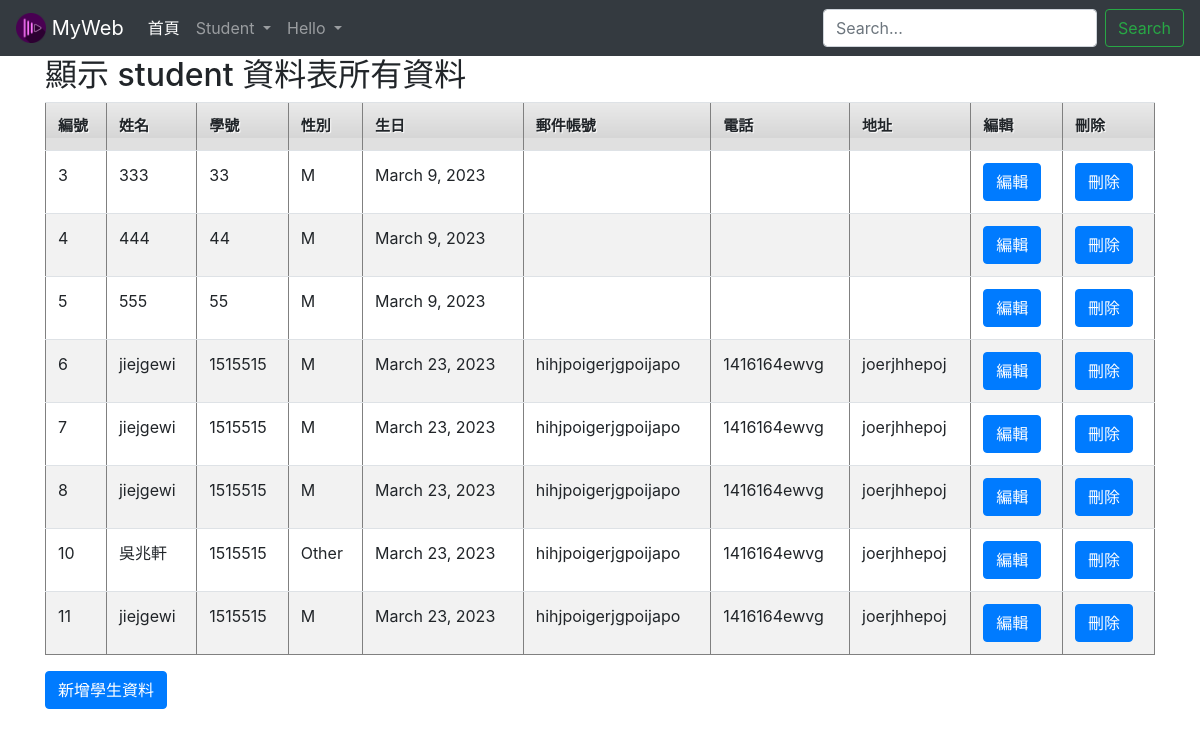
Page /listall/ on the earlier database version.
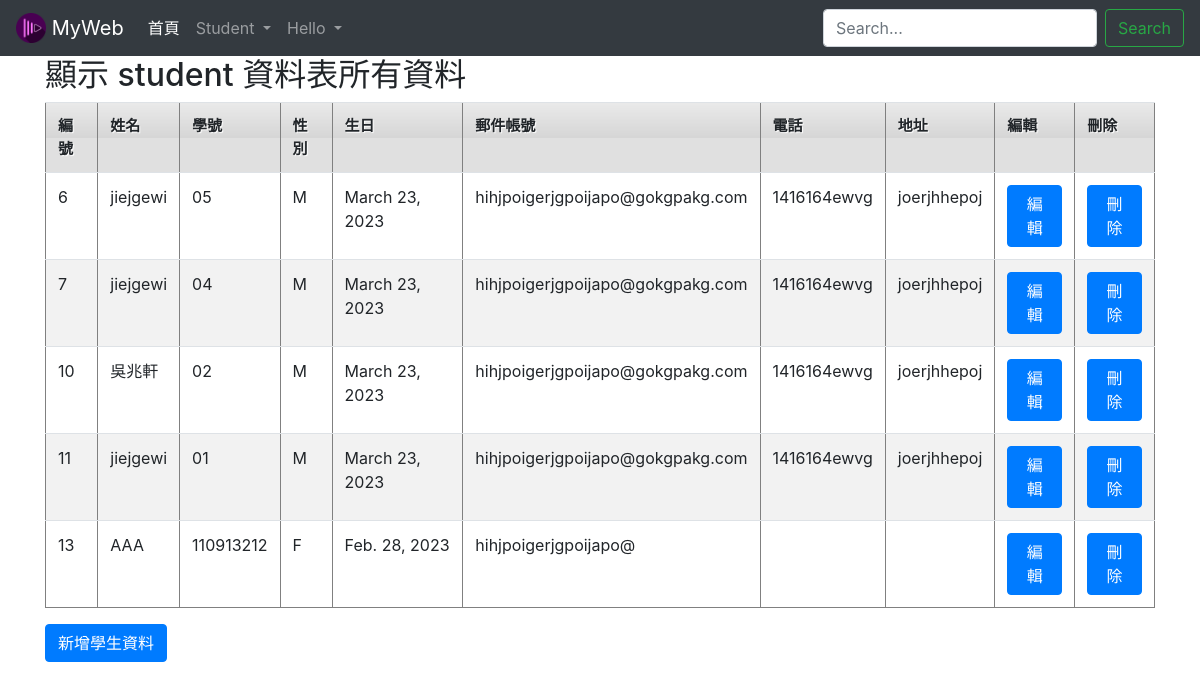
Same page on the later database version.
### students/models.py (models this page shows, shortened)
class student(models.Model):
    stuName= models.CharField(max_length=50,null=False)
    stuID = models.CharField(max_length=10,null=False)
    stuSex=models.CharField(max_length=2,default="M",null=False)
    stuBirth=models.DateField(null=False)
    stuEmail=models.EmailField(max_length=100,blank=True,default="")
    stuPhone=models.CharField(max_length=20,blank=True,default="")
    stuAddress=models.CharField(max_length=255,blank=True,default="")

### students/views.py (the view)
# urls.py: path('listall/', listall),
def listall(request):
    allStudents = student.objects.all().order_by('id')  #讀取資料表, 依 id 遞增排序
    return render(request, "student/listall.html", locals())

### templates/student/listall.html (shortened to what this page needs)
{% extends "base.html" %}
{% block content %}
		<h2>顯示 student 資料表所有資料</h2>
		<table border="1" cellpadding="0" cellspacing="0" class="table table-striped">
			<th>編號</th><th>姓名</th><th>學號</th><th>性別</th><th>生日</th>
			<th>郵件帳號</th><th>電話</th><th>地址</th><th>編輯</th><th>刪除</th>
			{% for student in allStudents %}
				<tr>
					<td>{{ student.id }} </td>
					<td>{{ student.stuName }} </td>
					<td>{{ student.stuID }} </td>
					<td>{{ student.stuSex}} </td>
					<td>{{ student.stuBirth }} </td>
					<td>{{ student.stuEmail }} </td>
					<td>{{ student.stuPhone}} </td>
					<td>{{ student.stuAddress }} </td>
					<td><button type="edit" class="btn btn-primary" name="button" id="button"  onclick="location.href='/edit/{{ student.stuID }}'">編輯</button> </td>
					<td><button type="delete" class="btn btn-primary" name="button" id="button"  onclick="location.href='/delete/{{ student.stuID }}'">刪除</button> </td>
				</tr>
			{% endfor %}
		</table>
		<button type="add" class="btn btn-primary" name="button" id="button"  onclick="location.href='/post1'">新增學生資料</button>
{% endblock %}

### templates/base.html (shortened to what this page needs)
<!DOCTYPE html>
<html lang="en">
<head>
  {% load static %}
    <link href="{% static 'css/style.css' %}" rel="stylesheet" type="text/css" />
    <link rel="stylesheet" href="https://cdn.jsdelivr.net/npm/bootstrap@4.6.2/dist/css/bootstrap.min.css">
</head>
<body>
 <nav class="navbar navbar-expand-lg  navbar-dark bg-dark">
  <a class="navbar-brand" href="/">
    <img src="/static/images/premiere.png" width="30" height="30" class="d-inline-block align-top" alt="">
    MyWeb
  </a>
  <div class="collapse navbar-collapse" id="navbarSupportedContent">
    <ul class="navbar-nav mr-auto">
      <li class="nav-item active">
        <a class="nav-link" href="/">首頁<span class="sr-only">(current)</span></a>
      </li>
      <li class="nav-item dropdown">
        <a class="nav-link dropdown-toggle" href="#" role="button" data-toggle="dropdown" aria-expanded="false">
          Student
        </a>
      </li>
      <li class="nav-item dropdown">
        <a class="nav-link dropdown-toggle" href="#" role="button" data-toggle="dropdown" aria-expanded="false">
          Hello
        </a>
      </li>
    </ul>
  </div>
  <form action="/flower/" method="get" class="form-inline mt-2 mt-md-0">
    <input id="q" name="q" value="{{ request.GET.q }}" class="form-control mr-sm-2" type="text" placeholder="Search..." aria-label="Search">
    <button class="btn btn-outline-success my-2 my-sm-0" type="submit">Search</button>
</form>
</nav>
<main role="main" class="container">
    <div id="content">
        {% block content %}{% endblock %}
    </div>
  </main>
</body>
</html>

### static/css/style.css (style rules this page uses)
html, body { height: 100%; }
body { height: 100%; font-family: Arial, Helvetica, sans-serif; font-size: 13px; margin: 0; padding: 0; background:#eaeaea }
ul, li { list-style: none; padding: 0; margin: 0; }
img { border: none; }
h1, h2, h3, h4, h5 { padding: 0; margin: 0; }
table { border-collapse: collapse; }
th,td { padding: 8px; }
th { background: #E0E0E0 url(images/bg_th.png) repeat-x top; text-shadow: 1px 1px 1px #fff; font-size: 15px; }

Differences in the rows shown:
removed student: id "3", stuName "333", stuID "33", stuSex "M", stuBirth "March 9, 2023"
removed student: id "4", stuName "444", stuID "44", stuSex "M", stuBirth "March 9, 2023"
removed student: id "5", stuName "555", stuID "55", stuSex "M", stuBirth "March 9, 2023"
removed student: id "8", stuName "jiejgewi", stuID "1515515", stuSex "M", stuBirth "March 23, 2023", stuEmail "hihjpoigerjgpoijapo", stuPhone "1416164ewvg", stuAddress "joerjhhepoj"
changed student id 6: stuID "1515515" → "05"; stuEmail "hihjpoigerjgpoijapo" → "hihjpoigerjgpoijapo@gokgpakg.com"
changed student id 7: stuID "1515515" → "04"; stuEmail "hihjpoigerjgpoijapo" → "hihjpoigerjgpoijapo@gokgpakg.com"
changed student "吳兆軒": stuID "1515515" → "02"; stuSex "Other" → "M"; stuEmail "hihjpoigerjgpoijapo" → "hihjpoigerjgpoijapo@gokgpakg.com"
changed student id 11: stuID "1515515" → "01"; stuEmail "hihjpoigerjgpoijapo" → "hihjpoigerjgpoijapo@gokgpakg.com"
added student: id "13", stuName "AAA", stuID "110913212", stuSex "F", stuBirth "Feb. 28, 2023", stuEmail "hihjpoigerjgpoijapo@"
